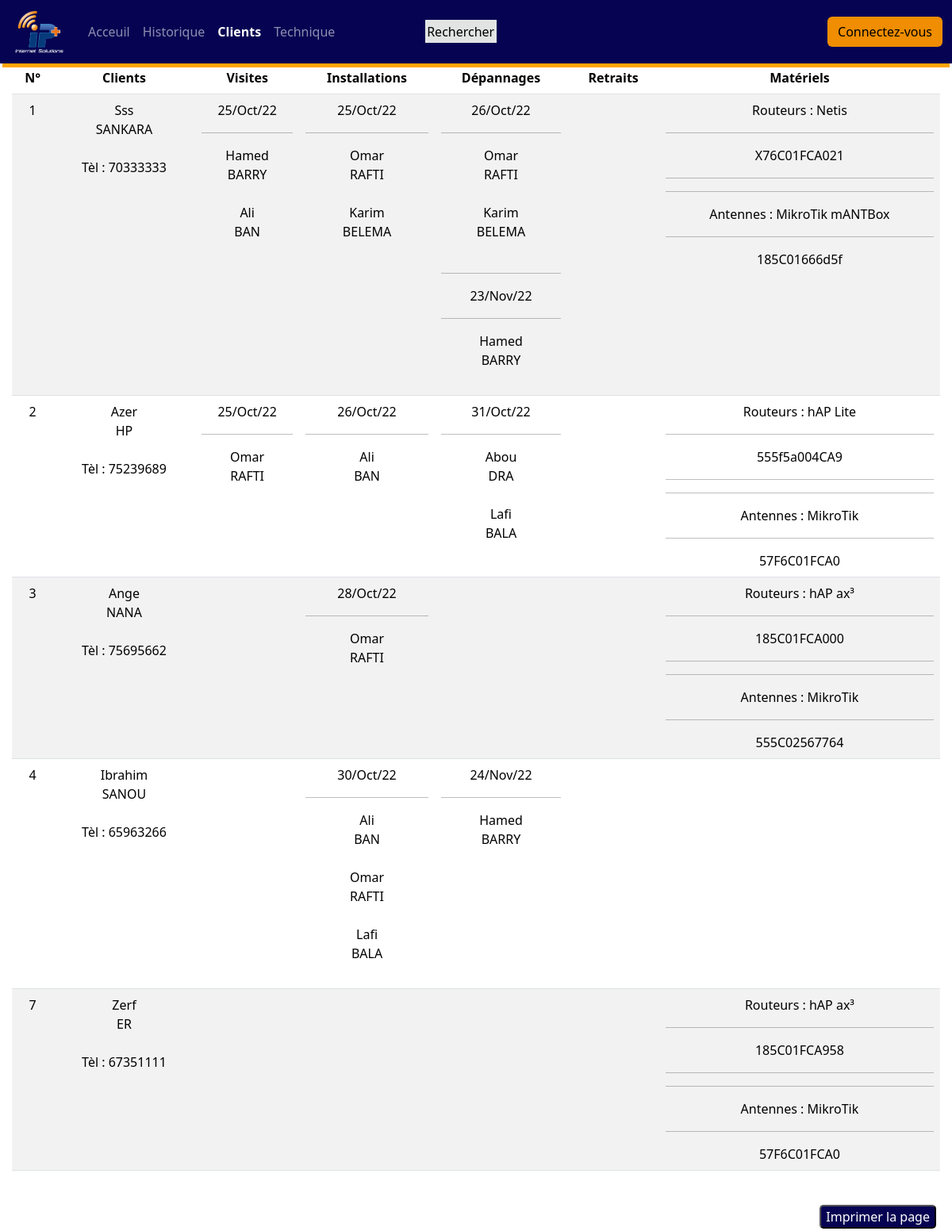
Page /client/all on the committed database.
### home/models.py (models this page shows, shortened)
class Client(models.Model):
    first_name = models.CharField(max_length=30)
    last_name = models.CharField(max_length=40)
    phone_number = models.IntegerField()
    routeur = models.ForeignKey(Routeur,on_delete=models.CASCADE,null=True)
    antenne = models.ForeignKey(Antenne,on_delete=models.CASCADE,null=True)

class Visite(models.Model):
    date = models.DateField(auto_now_add=True)
    heure = models.TimeField(auto_now_add=True)
    possible = models.CharField(max_length=4,choices=choix,default="oui")
    comment = models.TextField(max_length=250)
    employe = models.ManyToManyField(Employe)
    client = models.OneToOneField(Client,on_delete=models.CASCADE)

class Employe(models.Model):
    choix = [
        ('DG', 'Directeur Générale'),
        ('DAF', 'Directeur Affaire Financière'),
        ('DT', 'Directeur Technique'),
        ('Ingénieur', 'Ingénieur'),
        ('Technicien', 'Technicien'),
        ('Commercial', 'Commercial'),
    ]
    first_name = models.CharField(max_length=30)
    last_name = models.CharField(max_length=40)
    job = models.CharField(max_length=20,choices=choix,default='Technicien')
    phone_number = models.IntegerField()
    leave = models.BooleanField(default=False)
    profil = models.ImageField(upload_to='profil',null=True,blank=True)

class Installation(models.Model):
    date = models.DateField(auto_now_add=True)
    heure = models.TimeField(auto_now_add=True)
    client = models.OneToOneField(Client,on_delete=models.CASCADE)
    employe = models.ManyToManyField(Employe, blank=True)
    etat = models.CharField(max_length=4,choices=choix, default="oui")
    comment = models.TextField(max_length=250)
    caractéristique = models.ImageField(upload_to='caracteristique',null=True)
    mat = models.ImageField(upload_to='mat',null=True)

class Depannage(models.Model):
    date = models.DateField(auto_now_add=True)
    heure = models.TimeField(auto_now_add=True)
    client = models.ForeignKey(Client,on_delete=models.CASCADE)
    employe = models.ManyToManyField(Employe)
    etat = models.CharField(max_length=4,choices=choix, default="oui")
    comment = models.TextField(max_length=250)
    caractéristique = models.ImageField(upload_to='caracteristique',blank=True,null=True)
    mat = models.ImageField(upload_to='mat',blank=True,null=True)

class Routeur(models.Model):
    num_serie = models.CharField(primary_key=True,max_length=30)
    nom = models.CharField(max_length=40)
    new = models.BooleanField(default=True)

class Antenne(models.Model):
    num_serie = models.CharField(primary_key=True,max_length=30)
    nom = models.CharField(max_length=40)
    new = models.BooleanField(default=True)

### home/views.py (the view)
# urls.py: path('client/all', views.clientsAll, name='clientsAll'),
def clientsAll(request):
    users = Client.objects.all()
    clients = []
    for user in users:
        visite = Visite.objects.filter(client = user)
        installation = Installation.objects.filter(client = user)
        depannage = Depannage.objects.filter(client = user)
        retrait = Retrait.objects.filter(client = user)
        routeur = Routeur.objects.filter(client = user)
        antenne = Antenne.objects.filter(client = user)
        client = {
            'visites' : visite,
            'installations' : installation,
            'depannages' : depannage,
            'retraits' : retrait,
            'user' : user,
            'routeurs' : routeur,
            'antennes' : antenne,
        }
        clients.append(client)
        context = {
            'clients' : clients
        }
    return render(request,'home/clientsAll.html',context)

### home/templates/home/clientsAll.html (shortened to what this page needs)
{% extends './base.html' %}
{% load static %}
{% block recherche %}
  <a href="{% url 'clients'%}" style="background-color: #E2E4E4;text-decoration: none;color: black; padding:0.4%;margin-left: 15% ;">
  Rechercher
  </a>
{% endblock %}
{% block content %}
   <br>
	<div class="voir" style="margin-right: 15px; margin-left: 15px;">
		<table class="table table-striped">
		  <thead class="thead-light">
		    <tr>
		      <th scope="col" class=" centre">N°</th>
		      <th scope="col" class="centre">Clients</th>
		      <th scope="col" class="centre"> Visites </th>
		      <th scope="col" class="centre">Installations</th>
		      <th scope="col" class="centre">Dépannages</th>
		      <th scope="col" class="centre">Retraits</th>
		      <th scope="col" class="centre">Matériels</th>
		    </tr>
		  </thead>
		  <tbody>
		  {% for client in clients %}
		    <tr>
		      <td class="centre"> {{client.user.pk}} </td>
		      <td class="centre">{{client.user.first_name | title }} <br>{{client.user.last_name |upper}}<br><br> Tèl : {{ client.user.phone_number }}</td>
		      <td class="centre">
		      	{% for visite in client.visites %}
		      	{{visite.date|date:"d/M/y"}}
		      	<hr>
		      		{% for employe in visite.employe.all %}
		      			{{ employe.first_name | title  }}<br>{{ employe.last_name |upper}} <br><br>
		   				{% endfor %}
		   			{% endfor %}
		      </td>
		      <td class="centre">
		      	{% for installation in client.installations %}
		      	{{installation.date|date:"d/M/y"}}
		      	<hr>
		      		{% for employe in installation.employe.all %}
		      			{{ employe.first_name | title  }}<br>{{ employe.last_name |upper}} <br><br>
		   				{% endfor %}
		   			{% endfor %}
		      </td>
		      <td class="centre">
		      	{% for depannage in client.depannages %}
		      		{% if client.depannages.0 != depannage%}
								<hr>
							{% endif%}
		      	{{depannage.date|date:"d/M/y"}}
		      	<hr>
		      		{% for employe in depannage.employe.all %}
		      			{{ employe.first_name | title  }}<br>{{ employe.last_name |upper}} <br><br>
		   				{% endfor %}
		   			{% endfor %}
		      </td>
		      <td class="centre">
		      </td>
		      <td class="centre">
		      	{% for routeur in client.routeurs %}
		      		Routeurs :
		      		{{ routeur.nom }} <hr>{{ routeur.num_serie}}
							<hr>	<hr>
		   			{% endfor %}
		      	{% for antenne in client.antennes %}
		      		Antennes :
			      	{{ antenne.nom }} <hr>{{ antenne.num_serie}}
		   			{% endfor %}
		      </td>
		    </tr>
		   {% endfor %}
		 </tbody>
		</table>
</div>
{% include './impression.html'%}
{% endblock %}

### home/static/css/style.css (style rules this page uses)
.centre { text-align: center; }

### rows in the picture
Client: user.pk "1", user.first_name "Sss", user.last_name "SANKARA", user.phone_number "70333333"
Visite: date "25/Oct/22"
Employe: first_name "Hamed", last_name "BARRY"
Employe: first_name "Ali", last_name "BAN"
Installation: date "25/Oct/22"
Employe: first_name "Omar", last_name "RAFTI"
Employe: first_name "Karim", last_name "BELEMA"
Depannage: date "26/Oct/22"
Depannage: date "23/Nov/22"
Routeur: nom "Netis", num_serie "X76C01FCA021"
Antenne: nom "MikroTik mANTBox", num_serie "185C01666d5f"
Client: user.pk "2", user.first_name "Azer", user.last_name "HP", user.phone_number "75239689"
Visite: date "25/Oct/22"
Installation: date "26/Oct/22"
Depannage: date "31/Oct/22"
Employe: first_name "Abou", last_name "DRA"
Employe: first_name "Lafi", last_name "BALA"
Routeur: nom "hAP Lite", num_serie "555f5a004CA9"
Antenne: nom "MikroTik", num_serie "57F6C01FCA0"
Client: user.pk "3", user.first_name "Ange", user.last_name "NANA", user.phone_number "75695662"
Installation: date "28/Oct/22"
Routeur: nom "hAP ax³", num_serie "185C01FCA000"
Antenne: nom "MikroTik", num_serie "555C02567764"
Client: user.pk "4", user.first_name "Ibrahim", user.last_name "SANOU", user.phone_number "65963266"
Installation: date "30/Oct/22"
Depannage: date "24/Nov/22"
Client: user.pk "7", user.first_name "Zerf", user.last_name "ER", user.phone_number "67351111"
Routeur: nom "hAP ax³", num_serie "185C01FCA958"
